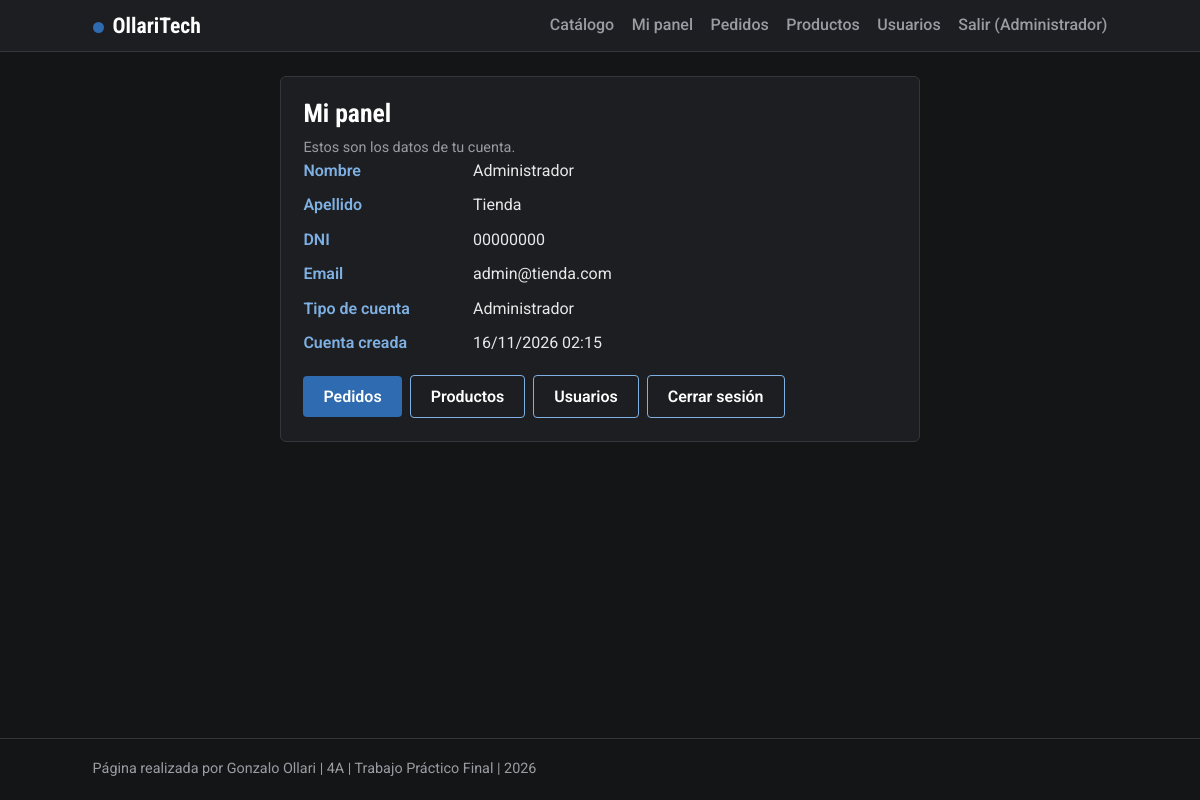
The page /panel.php (signed in) on the database its author committed.
### tables this page shows
CREATE TABLE IF NOT EXISTS usuarios (
   
  id INT UNSIGNED AUTO_INCREMENT PRIMARY KEY,
  nombre VARCHAR(80) NOT NULL,
  apellido VARCHAR(80) NOT NULL,
   
  dni VARCHAR(20) NOT NULL UNIQUE,
  email VARCHAR(254) NOT NULL UNIQUE,
   
  password_hash VARCHAR(255) NOT NULL,
   
  rol ENUM('usuario','admin') NOT NULL DEFAULT 'usuario',
   
  creado_en TIMESTAMP DEFAULT CURRENT_TIMESTAMP,
   
  archivado_en TIMESTAMP NULL DEFAULT NULL
);

### panel.php (the view, shortened to what this page needs)
<?php
require_once __DIR__ . '/conexion.php';
$st = $conexion->prepare('SELECT nombre, apellido, dni, email, rol, creado_en FROM usuarios WHERE id = :i');
$st->execute(['i' => (int)$_SESSION['uid']]);
$u = $st->fetch();
cabecera('Mi panel'); ?>
<section class="panel" style="max-width:640px;margin:0 auto">
  <h2>Mi panel</h2>
  <p class="ayuda">Estos son los datos de tu cuenta.</p>
  <dl class="datos">
    <dt>Nombre</dt><dd><?= e($u['nombre']) ?></dd>
    <dt>Apellido</dt><dd><?= e($u['apellido']) ?></dd>
    <dt>DNI</dt><dd><?= e($u['dni']) ?></dd>
    <dt>Email</dt><dd><?= e($u['email']) ?></dd>
    <dt>Tipo de cuenta</dt><dd><?= $u['rol'] === 'admin' ? 'Administrador' : 'Cliente' ?></dd>
    <dt>Cuenta creada</dt><dd><?= e(date('d/m/Y H:i', strtotime($u['creado_en']))) ?></dd>
  </dl>
  <div class="fila" style="margin-top:1.2rem">
    <?php if (es_admin()): ?>
      <a class="btn" href="admin.php">Pedidos</a>
      <a class="btn sec" href="admin_productos.php">Productos</a>
      <a class="btn sec" href="admin_usuarios.php">Usuarios</a>
    <?php else: ?>
      <a class="btn" href="pedidos.php">Mis pedidos</a>
      <a class="btn sec" href="index.php">Catálogo</a>
    <?php endif; ?>
    <a class="btn sec" href="cerrar_sesion.php">Cerrar sesión</a>
  </div>
</section>

### css/estilos.css (style rules this page uses)
:root { --fondo: #141517; --panel: #1d1e21; --panel2: #26272b; --linea: #34363b; --tinta: #e8e8ea; --gris: #9a9ca3; --azul: #2e6bb0; --azul2: #7fb0e3; --ok: #6fbf8b; --mal: #e57d75; --aviso: #d8a94a; }
* { box-sizing: border-box; }
body { margin: 0; font: 16px/1.55 Roboto,system-ui,sans-serif; color: var(--tinta); background: var(--fondo); min-height: 100vh; display: flex; flex-direction: column; }
h1, h2, h3 { font-family: 'Roboto Condensed',Roboto,sans-serif; line-height: 1.1; margin: 0 0 .6rem; color: #fff; }
h2 { font-size: 1.6rem; }
a { color: var(--azul2); }
.btn, button { background: var(--azul); color: #fff; border: 0; border-radius: 4px; padding: .7rem 1.25rem; font: 600 1rem Roboto,sans-serif; cursor: pointer; text-decoration: none; display: inline-block; }
.btn.sec { background: transparent; color: #fff; border: 1px solid var(--azul2); box-shadow: none; }
.panel { background: var(--panel); border: 1px solid var(--linea); border-radius: 6px; padding: 1.4rem; margin-bottom: 1.3rem; }
::placeholder { color: #7a7c83; }
.ayuda { color: var(--gris); font-size: .9rem; margin: .25rem 0 0; }
.datos { display: grid; grid-template-columns: 10rem 1fr; gap: .6rem; margin: 0; }
.datos dt { font-weight: 600; color: var(--azul2); }
.datos dd { margin: 0; overflow-wrap: anywhere; }
.fila { display: flex; flex-wrap: wrap; align-items: center; gap: .5rem; }

### rows shown on the page
usuarios: nombre "Administrador", apellido "Tienda", dni "00000000", email "admin@tienda.com", creado_en "16/11/2026 02:15"

### other values the page prints
TIENDA_NOMBRE "OllariTech"
$_SESSION['nombre'] "Administrador"
